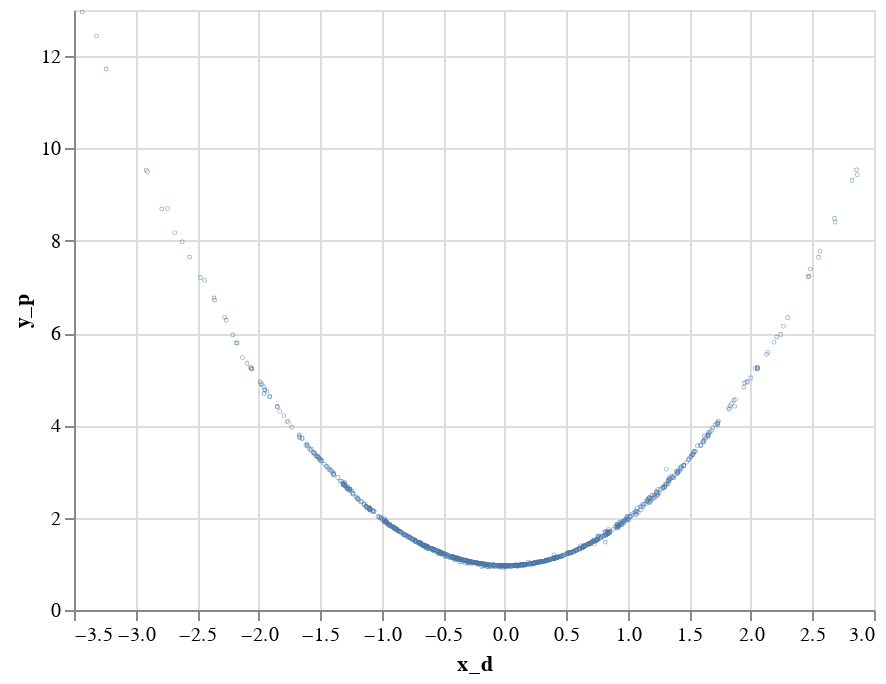

The cell this chart's notebook holds for it:
### Code cell
alt.Chart(data.sample(1000).reset_index()).mark_point(size=0.1).encode(
  x='x_d',
  y='y_p'
).interactive()

### Figure 1 — Vega-Lite specification as saved in the notebook (floating-point values rounded to 4 significant figures; data arrays with more than 128 entries replaced by an {"elided": "..."} marker saying what was removed)
{"config": {"view": {"continuousWidth": 400, "continuousHeight": 300}}, "data": {"name": "data-7cf6fe8bedc3b6264887558409837648"}, "mark": {"type": "point", "size": 0.1}, "encoding": {"x": {"type": "quantitative", "field": "x_d"}, "y": {"type": "quantitative", "field": "y_p"}}, "selection": {"selector001": {"type": "interval", "bind": "scales", "encodings": ["x", "y"]}}, "$schema": "https://vega.github.io/schema/vega-lite/v4.8.1.json", "datasets": {"data-7cf6fe8bedc3b6264887558409837648": {"elided": "1000 records"}}}
